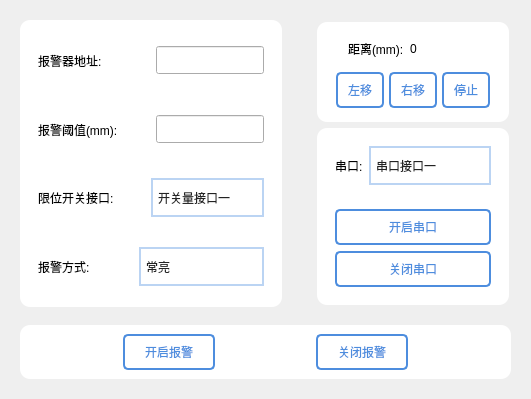
         <widget class="QWidget" name="machine_page">
          <property name="styleSheet">
           <string notr="true">
QLineEdit {
   	font: normal normal 16px &quot;Microsoft YaHei&quot;;
	padding-top: 5px;
	padding-bottom: 5px;
}
QCompleter:item {
	font: normal normal 16px &quot;Microsoft YaHei&quot;;
	height: 20px;
}
QTextEdit {
   	font: normal normal 16px &quot;Microsoft YaHei&quot;;
}
QLabel {
	font: normal bold 18px &quot;Microsoft YaHei&quot;;
}
QComboBox{
    color: #232323;
    font: normal normal 18px &quot;Microsoft YaHei&quot;;
    padding: 0px 0px 0px 5px;
    border: 2px solid rgb(187, 212, 243);
    background-color: white;
    min-height: 35px;
} 
/* 下拉后的整个下拉窗体样式 */
QComboBox QAbstractItemView {
    background-color: rgb(85, 170, 255);
    color: rgb(255, 255, 255);
    font: normal normal 18px &quot;Microsoft YaHei&quot;;
} 
QComboBox QAbstractItemView::item{
    height:35px;
    color:#666666;
    background-color:#FFFFFF;
}
QComboBox QAbstractItemView::item:selected{
    background-color:rgba(33, 136, 241, 255);
    color:#ffffff;
}
/* 下拉箭头区域样式 */
QComboBox::drop-down{
    border: none;
    padding-right: 5px;
}
/* 下拉箭头样式 */
QComboBox::down-arrow {
    image: url(:/image/down.png);
    height:15px;
    width: 15px;
}</string>
          </property>
          <layout class="QVBoxLayout" name="verticalLayout_15">
           <property name="spacing">
            <number>0</number>
           </property>
           <item>
            <widget class="QWidget" name="widget_27" native="true">
             <layout class="QHBoxLayout" name="horizontalLayout_23" stretch="3,2">
              <property name="spacing">
               <number>15</number>
              </property>
              <property name="leftMargin">
               <number>0</number>
              </property>
              <property name="topMargin">
               <number>0</number>
              </property>
              <property name="rightMargin">
               <number>0</number>
              </property>
              <property name="bottomMargin">
               <number>0</number>
              </property>
              <item>
               <widget class="QWidget" name="widget_50" native="true">
                <layout class="QVBoxLayout" name="verticalLayout_25">
                 <item>
                  <widget class="QWidget" name="widget_26" native="true">
                   <property name="styleSheet">
                    <string notr="true">#widget_26 {
	background-color: rgb(255, 255, 255);
	border-radius: 10px;
}</string>
                   </property>
                   <layout class="QVBoxLayout" name="verticalLayout_9">
                    <item>
                     <widget class="QWidget" name="widget_6" native="true">
                      <layout class="QHBoxLayout" name="horizontalLayout_21">
                       <property name="spacing">
                        <number>44</number>
                       </property>
                       <item>
                        <widget class="QLabel" name="label_11">
                         <property name="text">
                          <string>报警器地址:   </string>
                         </property>
                        </widget>
                       </item>
                       <item>
                        <widget class="QLineEdit" name="addLineEdit1"/>
                       </item>
                      </layout>
                     </widget>
                    </item>
                    <item>
                     <widget class="QWidget" name="widget_7" native="true">
                      <layout class="QHBoxLayout" name="horizontalLayout_22">
                       <property name="spacing">
                        <number>38</number>
                       </property>
                       <item>
                        <widget class="QLabel" name="label_12">
                         <property name="text">
                          <string>报警阈值(mm):</string>
                         </property>
                        </widget>
                       </item>
                       <item>
                        <widget class="QLineEdit" name="limitLineEdit1"/>
                       </item>
                      </layout>
                     </widget>
                    </item>
                    <item>
                     <widget class="QWidget" name="widget_8" native="true">
                      <layout class="QHBoxLayout" name="horizontalLayout_20">
                       <property name="spacing">
                        <number>31</number>
                       </property>
                       <item>
                        <widget class="QLabel" name="label_13">
                         <property name="text">
                          <string>限位开关接口:  </string>
                         </property>
                        </widget>
                       </item>
                       <item>
                        <widget class="QComboBox" name="gpioComboBox2">
                         <property name="sizePolicy">
                          <sizepolicy hsizetype="Expanding" vsizetype="Fixed">
                           <horstretch>0</horstretch>
                           <verstretch>0</verstretch>
                          </sizepolicy>
                         </property>
                         <item>
                          <property name="text">
                           <string>开关量接口一</string>
                          </property>
                         </item>
                         <item>
                          <property name="text">
                           <string>开关量接口二</string>
                          </property>
                         </item>
                        </widget>
                       </item>
                      </layout>
                     </widget>
                    </item>
                    <item>
                     <widget class="QWidget" name="widget_9" native="true">
                      <layout class="QHBoxLayout" name="horizontalLayout_19">
                       <item>
                        <widget class="QLabel" name="label_14">
                         <property name="text">
                          <string>报警方式:             </string>
                         </property>
                        </widget>
                       </item>
                       <item>
                        <widget class="QComboBox" name="methodComboBox1">
                         <property name="sizePolicy">
                          <sizepolicy hsizetype="Expanding" vsizetype="Fixed">
                           <horstretch>0</horstretch>
                           <verstretch>0</verstretch>
                          </sizepolicy>
                         </property>
                         <item>
                          <property name="text">
                           <string>常亮</string>
                          </property>
                         </item>
                         <item>
                          <property name="text">
                           <string>爆闪</string>
                          </property>
                         </item>
                         <item>
                          <property name="text">
                           <string>慢闪</string>
                          </property>
                         </item>
                        </widget>
                       </item>
                      </layout>
                     </widget>
                    </item>
                   </layout>
                  </widget>
                 </item>
                </layout>
               </widget>
              </item>
              <item>
               <widget class="QWidget" name="widget_25" native="true">
                <property name="styleSheet">
                 <string notr="true"/>
                </property>
                <layout class="QVBoxLayout" name="verticalLayout_8">
                 <property name="leftMargin">
                  <number>11</number>
                 </property>
                 <property name="topMargin">
                  <number>11</number>
                 </property>
                 <property name="rightMargin">
                  <number>11</number>
                 </property>
                 <property name="bottomMargin">
                  <number>11</number>
                 </property>
                 <item>
                  <widget class="QWidget" name="widget_52" native="true">
                   <property name="styleSheet">
                    <string notr="true">#widget_52{
	background-color: rgb(255, 255, 255);
	border-radius: 10px;
}
QPushButton:!hover{
	font: normal normal 15px &quot;Microsoft YaHei&quot;;
	color: rgb(77, 141, 222);
	border-radius: 5px;
	border: 2px solid rgb(77, 141, 222);
	padding: 7px 10px 7px 10px;
	background-color: white;
}

QPushButton:hover{
	font: normal normal 15px &quot;Microsoft YaHei&quot;;
	color: white;
	border-radius: 5px;
	border: none;
	padding: 7px 10px 7px 10px;
	background-color: rgba(78, 153, 250,150);
}</string>
                   </property>
                   <layout class="QVBoxLayout" name="verticalLayout_29">
                    <item>
                     <widget class="QWidget" name="widget_53" native="true">
                      <property name="styleSheet">
                       <string notr="true">#widget_52 {
	background-color: rgb(255, 255, 255);
	border-radius: 10px;
}
QPushButton:!hover{
	font: normal normal 15px &quot;Microsoft YaHei&quot;;
	color: rgb(77, 141, 222);
	border-radius: 5px;
	border: 2px solid rgb(77, 141, 222);
	padding: 7px 10px 7px 10px;
	background-color: white;
}

QPushButton:hover{
	font: normal normal 15px &quot;Microsoft YaHei&quot;;
	color: white;
	border-radius: 5px;
	border: none;
	padding: 7px 10px 7px 10px;
	background-color: rgba(78, 153, 250,150);
}</string>
                      </property>
                      <layout class="QVBoxLayout" name="verticalLayout_28">
                       <property name="spacing">
                        <number>0</number>
                       </property>
                       <property name="leftMargin">
                        <number>0</number>
                       </property>
                       <property name="topMargin">
                        <number>0</number>
                       </property>
                       <property name="rightMargin">
                        <number>0</number>
                       </property>
                       <property name="bottomMargin">
                        <number>0</number>
                       </property>
                       <item>
                        <widget class="QWidget" name="widget_54" native="true">
                         <layout class="QHBoxLayout" name="horizontalLayout_42">
                          <property name="leftMargin">
                           <number>22</number>
                          </property>
                          <item>
                           <widget class="QLabel" name="label_22">
                            <property name="text">
                             <string>距离(mm):</string>
                            </property>
                           </widget>
                          </item>
                          <item>
                           <widget class="QLabel" name="curDistance">
                            <property name="sizePolicy">
                             <sizepolicy hsizetype="Expanding" vsizetype="Preferred">
                              <horstretch>0</horstretch>
                              <verstretch>0</verstretch>
                             </sizepolicy>
                            </property>
                            <property name="text">
                             <string>0</string>
                            </property>
                           </widget>
                          </item>
                         </layout>
                        </widget>
                       </item>
                       <item>
                        <widget class="QWidget" name="widget_55" native="true">
                         <layout class="QHBoxLayout" name="horizontalLayout_43">
                          <property name="spacing">
                           <number>5</number>
                          </property>
                          <property name="leftMargin">
                           <number>10</number>
                          </property>
                          <property name="topMargin">
                           <number>5</number>
                          </property>
                          <property name="rightMargin">
                           <number>10</number>
                          </property>
                          <property name="bottomMargin">
                           <number>5</number>
                          </property>
                          <item>
                           <widget class="QPushButton" name="leftButton">
                            <property name="text">
                             <string>左移</string>
                            </property>
                           </widget>
                          </item>
                          <item>
                           <widget class="QPushButton" name="rightButton">
                            <property name="text">
                             <string>右移</string>
                            </property>
                           </widget>
                          </item>
                          <item>
                           <widget class="QPushButton" name="stopButton">
                            <property name="text">
                             <string>停止</string>
                            </property>
                           </widget>
                          </item>
                         </layout>
                        </widget>
                       </item>
                      </layout>
                     </widget>
                    </item>
                   </layout>
                  </widget>
                 </item>
                 <item>
                  <widget class="QWidget" name="widget_2" native="true">
                   <property name="styleSheet">
                    <string notr="true">#widget_2 {
	background-color: rgb(255, 255, 255);
	border-radius: 10px;
}</string>
                   </property>
                   <layout class="QVBoxLayout" name="verticalLayout_21">
                    <item>
                     <widget class="QWidget" name="widget_10" native="true">
                      <layout class="QHBoxLayout" name="horizontalLayout_18">
                       <item>
                        <widget class="QLabel" name="label_15">
                         <property name="text">
                          <string>串口:</string>
                         </property>
                        </widget>
                       </item>
                       <item>
                        <widget class="QComboBox" name="uartComboBox">
                         <property name="sizePolicy">
                          <sizepolicy hsizetype="Expanding" vsizetype="Fixed">
                           <horstretch>0</horstretch>
                           <verstretch>0</verstretch>
                          </sizepolicy>
                         </property>
                         <item>
                          <property name="text">
                           <string>串口接口一</string>
                          </property>
                         </item>
                         <item>
                          <property name="text">
                           <string>串口接口二</string>
                          </property>
                         </item>
                        </widget>
                       </item>
                      </layout>
                     </widget>
                    </item>
                    <item>
                     <widget class="QWidget" name="widget_5" native="true">
                      <layout class="QVBoxLayout" name="verticalLayout_5">
                       <item>
                        <widget class="QPushButton" name="openUartButton">
                         <property name="styleSheet">
                          <string notr="true">QPushButton:!hover{
	font: normal normal 16px &quot;Microsoft YaHei&quot;;
	color: rgb(77, 141, 222);
	border-radius: 5px;
	border: 2px solid rgb(77, 141, 222);
	padding: 7px 20px 7px 20px;
	background-color: white;
}

QPushButton:hover{
	font: normal normal 16px &quot;Microsoft YaHei&quot;;
	color: white;
	border-radius: 5px;
	border: none;
	padding: 8px 20px 8px 20px;
	background-color: rgba(78, 153, 250,150);
}</string>
                         </property>
                         <property name="text">
                          <string>开启串口</string>
                         </property>
                        </widget>
                       </item>
                       <item>
                        <widget class="QPushButton" name="closeUartButton">
                         <property name="styleSheet">
                          <string notr="true">QPushButton:!hover{
	font: normal normal 16px &quot;Microsoft YaHei&quot;;
	color: rgb(77, 141, 222);
	border-radius: 5px;
	border: 2px solid rgb(77, 141, 222);
	padding: 7px 20px 7px 20px;
	background-color: white;
}

QPushButton:hover{
	font: normal normal 16px &quot;Microsoft YaHei&quot;;
	color: white;
	border-radius: 5px;
	border: none;
	padding: 8px 20px 8px 20px;
	background-color: rgba(78, 153, 250,150);
}</string>
                         </property>
                         <property name="text">
                          <string>关闭串口</string>
                         </property>
                        </widget>
                       </item>
                      </layout>
                     </widget>
                    </item>
                   </layout>
                  </widget>
                 </item>
                </layout>
               </widget>
              </item>
             </layout>
            </widget>
           </item>
           <item>
            <widget class="QWidget" name="widget_3" native="true">
             <layout class="QVBoxLayout" name="verticalLayout_10">
              <item>
               <widget class="QWidget" name="widget_4" native="true">
                <property name="styleSheet">
                 <string notr="true">#widget_4 {
	background-color: rgb(255, 255, 255);
	border-radius: 10px;
}</string>
                </property>
                <layout class="QHBoxLayout" name="horizontalLayout_17">
                 <item>
                  <spacer name="horizontalSpacer_7">
                   <property name="orientation">
                    <enum>Qt::Horizontal</enum>
                   </property>
                   <property name="sizeHint" stdset="0">
                    <size>
                     <width>40</width>
                     <height>20</height>
                    </size>
                   </property>
                  </spacer>
                 </item>
                 <item>
                  <widget class="QPushButton" name="openAlarmButton1">
                   <property name="styleSheet">
                    <string notr="true">QPushButton:!hover{
	font: normal normal 16px &quot;Microsoft YaHei&quot;;
	color: rgb(77, 141, 222);
	border-radius: 5px;
	border: 2px solid rgb(77, 141, 222);
	padding: 7px 20px 7px 20px;
	background-color: white;
}

QPushButton:hover{
	font: normal normal 16px &quot;Microsoft YaHei&quot;;
	color: white;
	border-radius: 5px;
	border: none;
	padding: 8px 20px 8px 20px;
	background-color: rgba(78, 153, 250,150);
}</string>
                   </property>
                   <property name="text">
                    <string>开启报警</string>
                   </property>
                  </widget>
                 </item>
                 <item>
                  <spacer name="horizontalSpacer_8">
                   <property name="orientation">
                    <enum>Qt::Horizontal</enum>
                   </property>
                   <property name="sizeHint" stdset="0">
                    <size>
                     <width>40</width>
                     <height>20</height>
                    </size>
                   </property>
                  </spacer>
                 </item>
                 <item>
                  <widget class="QPushButton" name="closeAlarmButton1">
                   <property name="styleSheet">
                    <string notr="true">QPushButton:!hover{
	font: normal normal 16px &quot;Microsoft YaHei&quot;;
	color: rgb(77, 141, 222);
	border-radius: 5px;
	border: 2px solid rgb(77, 141, 222);
	padding: 7px 20px 7px 20px;
	background-color: white;
}

QPushButton:hover{
	font: normal normal 16px &quot;Microsoft YaHei&quot;;
	color: white;
	border-radius: 5px;
	border: none;
	padding: 8px 20px 8px 20px;
	background-color: rgba(78, 153, 250,150);
}</string>
                   </property>
                   <property name="text">
                    <string>关闭报警</string>
                   </property>
                  </widget>
                 </item>
                 <item>
                  <spacer name="horizontalSpacer_9">
                   <property name="orientation">
                    <enum>Qt::Horizontal</enum>
                   </property>
                   <property name="sizeHint" stdset="0">
                    <size>
                     <width>40</width>
                     <height>20</height>
                    </size>
                   </property>
                  </spacer>
                 </item>
                </layout>
               </widget>
              </item>
             </layout>
            </widget>
           </item>
          </layout>
         </widget>
